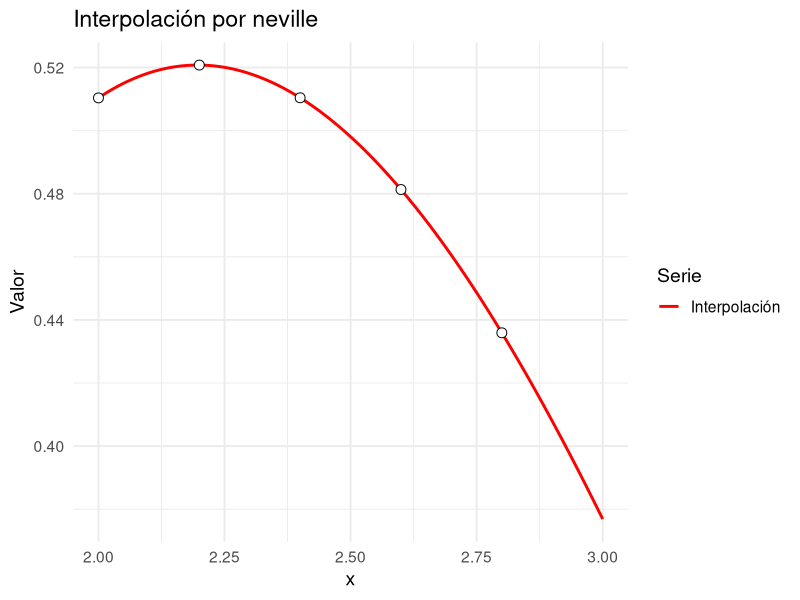
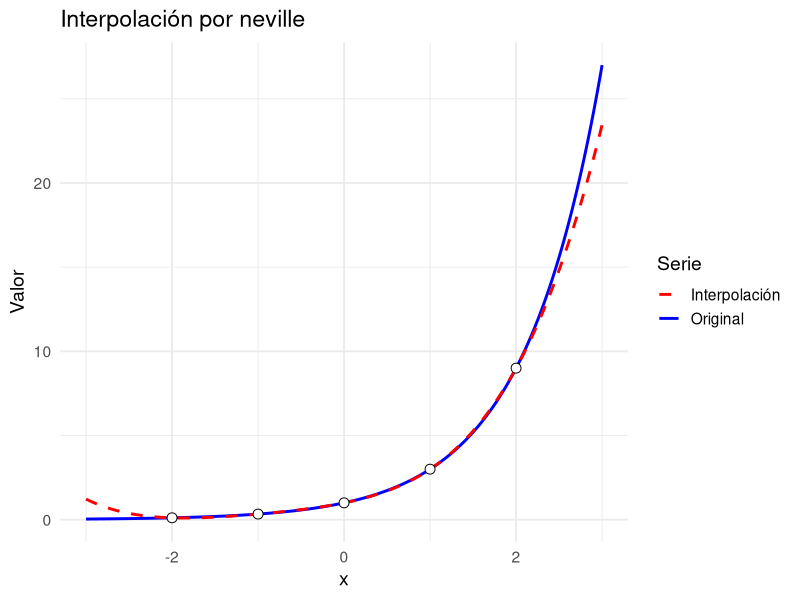

These figures' R source, in order: (Note: this script raises an error after producing the figures.)
library(tidyverse)

# Neville: interpolacion en un punto x a partir de un vector de nodos (xi) y otro de valores (f(xi))

# Retorna una lista con el valor interpolado y la matriz completa Q (la que posee todos los polinomios utilizados para la construccion del polinomio completo)

neville <- function(nodos, valores, x) {
  stopifnot(is.numeric(nodos),
            is.numeric(valores),
            length(nodos) == length(valores))
  n <- length(nodos)
  Q <- matrix(NA_real_, nrow = n, ncol = n)
  
  # Columna inicial con valores de Y
  Q[, 1] <-  valores
  
  # Construccion de la tabla de Neville
  for (i in 2:n) {
    for (j in 2:i) {
      numerador <- ((x - nodos[i - j + 1]) * Q[i, j - 1] - (x - nodos[i]) * Q[i -
                                                                                1, j - 1])
      denominador <- nodos[i] - nodos[i - j + 1]
      Q[i, j] <-  numerador / denominador
    }
  }
  return(list(valor = Q[n, n], tabla = Q))
}

equis <- c(2, 2.2, 2.4, 2.6, 2.8)
ye <- c(0.5103757, 0.5207843, 0.5104147, 0.4813306, 0.4359160)

neville(equis, ye, 2.5)

graficar.polinomio <- function(nodos,
                               a,
                               b,
                               metodo,
                               f = NULL,
                               valores = NULL,
                               df = NULL,
                               derivadas.clamped = NULL) {
  stopifnot(is.numeric(nodos), length(nodos) >= 2)
  # Validación: exactamente uno de f o valores
  if (is.null(f) == is.null(valores)) {
    stop("Debe proveer exactamente uno: 'f' (función) o 'valores' (numérico).")
  }
  # Obtener valores en nodos según el caso
  if (!is.null(f)) {
    stopifnot(is.function(f))
    valores_nodos <- f(nodos)
  } else {
    stopifnot(is.numeric(valores), length(valores) == length(nodos))
    valores_nodos <- valores
  }
  
  # Derivadas (opcional). Acepta función o vector numérico.
  derivadas_nodos <- NULL
  if (!is.null(df)) {
    if (is.function(df)) {
      derivadas_nodos <- df(nodos)
    } else if (is.numeric(df)) {
      stopifnot(length(df) == length(nodos))
      derivadas_nodos <- df
    } else {
      stop("`df` debe ser función o vector numérico de derivadas en los nodos.")
    }
  }
  
  # Wrapper vectorizado para el método (con o sin derivadas)
  if (!is.null(derivadas_nodos)) {
    H <- function(x)
      vapply(x, function(xx)
        metodo(nodos, valores_nodos, derivadas_nodos, xx)$valor, numeric(1))
  } else {
    if(is.null(derivadas.clamped)){
      H <- function(x)
        vapply(x, function(xx)
          metodo(nodos, valores_nodos, xx)$valor, numeric(1))
    } else{
      H <- function(x)
        vapply(x, function(xx)
          spline.sujeto(nodos, valores_nodos, derivadas.clamped, xx)$valor, numeric(1))
    }
  }
  
  # Malla y data frames
  xi <- seq(a, b, length.out = 400)
  df_plot <- data.frame(x  = xi,
                        Hx = H(xi),
                        fx = if (!is.null(f))
                          f(xi)
                        else
                          NA_real_)
  df_nodos <- data.frame(x = nodos, y = valores_nodos)
  
  # Gráfico: con f (dos curvas) o solo interpolación
  p <- ggplot(df_plot, aes(x = x))
  if (!is.null(f)) {
    p <- p +
      geom_line(aes(y = fx, color = "Original"), linewidth = 1) +
      geom_line(aes(y = Hx, color = "Interpolación"),
                linewidth = 1,
                linetype = "dashed") +
      scale_color_manual(values = c(
        "Original" = "blue",
        "Interpolación" = "red"
      ))
  } else {
    p <- p +
      geom_line(aes(y = Hx, color = "Interpolación"), linewidth = 1) +
      scale_color_manual(values = c("Interpolación" = "red"))
  }
  p +
    geom_point(
      data = df_nodos,
      aes(x = x, y = y),
      shape = 21,
      size = 3,
      fill = "white"
    ) +
    labs(title = paste0("Interpolación por ", deparse(substitute(metodo))), y = "Valor", color = "Serie") +
    theme_minimal(base_size = 14)
}

graficar.polinomio(equis, 2, 3, neville, valores = ye)

nodos.x <- c(-2, -1, 0, 1, 2)
func <- function(x)
  3^x
der <- function(x)
  3^x * log(3)
nodos.y <- func(nodos.x)
deriv.y <- der(nodos.x)

neville(nodos.x, nodos.y, 0.3)

graficar.polinomio(nodos.x, -3, 3, neville, f = func)


# Lagrange.Newton: interpolacion en un punto x function# Lagrange.Newton: interpolacion en un punto x a partir de un vector de nodos y otro de valores

# Retorna una lista con el valor interpolado, la matriz para la construccion de los coeficientes, y un vector de los coeficientes del polinomio de lagrange

lagrange.newton <- function(nodos, valores, x) {
  stopifnot(is.numeric(nodos),
            is.numeric(valores),
            length(nodos) == length(valores))
  n <- length(nodos)
  Q <- matrix(NA_real_, nrow = n, ncol = n)
  
  Q[, 1] <- valores
  
  # Construccion de la tabla de diferencias de Newton
  for (i in 2:n) {
    for (j in 2:i) {
      numerador <- Q[i, j - 1] - Q[i - 1, j - 1]
      denominador <- nodos[i] - nodos[i - j + 1]
      Q[i, j] <-  numerador / denominador
    }
  }
  coeficientes <- diag(Q)
  
  valor = Q[1, 1]
  producto = 1
  
  for (i in 2:n) {
    producto <- producto * (x - nodos[i - 1])
    valor <- valor + coeficientes[i] * producto
  }
  return(list(
    valor = valor,
    tabla = Q,
    coeficientes = coeficientes
  ))
}

lagrange.newton(equis, ye, 2.5)
graficar.polinomio(nodos.x, func, -3, 3, lagrange.newton)

# Hermite.newton: interpolacion en un punto x a partir de un vector de nodos, otro de valores y otro de derivadas

# Retorna una lista con el valor interpolado, la matriz para la construccion de los  y un vector de los coeficientes

hermite.newton <- function(nodos, valores, derivadas, x) {
  stopifnot(
    is.numeric(nodos),
    is.numeric(valores),
    is.numeric(derivadas),
    length(nodos) == length(valores),
    length(nodos) == length(derivadas)
  )
  n <- length(nodos)
  
  Z <- numeric(2 * n)
  Q <- matrix(0, nrow = 2 * n, ncol = 2 * n)
  
  
  # Set-up inicial de la matriz
  for (i in 1:n) {
    z0 <- 2 * i - 1
    z1 <- 2 * i
    Z[z0] <- nodos[i]
    Z[z1] <- nodos[i]
    Q[z0, 1] <- valores[i]
    Q[z1, 1] <- valores[i]
    Q[z1, 2] <- derivadas[i]
    if (i != 1) {
      Q[z0, 2] <- (Q[z0, 1] - Q[z0 - 1, 1]) / (Z[z0] - Z[z0 - 1])
    }
  }
  # Rellenar el resto de la matriz a partir de estos valores
  for (i in 3:(2 * n)) {
    for (j in 3:i) {
      Q[i, j] <- (Q[i, j - 1] - Q[i - 1, j - 1]) / (Z[i] - Z[i - j + 1])
    }
  }
  
  coeficientes <- diag(Q)
  
  valor <- Q[1, 1]
  producto <- 1
  
  for (i in 2:(2 * n)) {
    producto <- producto * (x - Z[i - 1])
    valor <- valor + coeficientes[i] * producto
  }
  return(list(
    valor = valor,
    tabla = Q,
    coeficientes = coeficientes
  ))
}

hermite.newton(nodos.x, nodos.y, deriv.y, 0.5)

graficar.polinomio(nodos.x, func, -5, 5, hermite.newton, der)
graficar.polinomio(c(0, pi / 2, pi, 3 * pi / 2, 2 * pi), function(x)
  sin(x), -0, 8, hermite.newton, function(x)
    cos(x))

graficar.polinomio(c(1, 5, 10, 20), function(x)
  x^10 - x^5 + 1000, 0, 30, hermite.newton, function(x)
    10 * x^9 - 5 * x^4)

# spline.natural: funcion que calcula la interpolacion por splines a partir de unos nodos y sus valores

# Retorna los valores de los coeficientes a, b, c, d de cada una de las n-1 ecuaciones generadas
spline.natural <- function(nodos, valores, x) {
  # Note que los valores de a corresponden a los valores de los nodos en la funcion, por lo que cuando aparezca el vector "valores" se debe entender que equivale al vector "a"
  n <- length(nodos)
  
  h <- numeric(n - 1)
  alfa <- numeric(n - 1)
  alfa[1] <- 0
  
  # Paso 1 y 2: definir los h's y alfas
  for (i in 1:(n - 1)) {
    h[i] <- nodos[i + 1] - nodos[i]
    if (i != 1) {
      alfa[i] <- (3 / h[i]) * (valores[i + 1] - valores[i]) - (3 / h[i - 1]) *
        (valores[i] - valores[i - 1])
    }
  }
  
  #Paso 3: definir valores iniciales de l, m, y z
  l <- numeric(n) # creo que el tamano de esto puede ser n-1
  l[1] <- 1
  m <- numeric(n - 1)
  m[1] <- 0
  z <- numeric(n) # creo que el tamano de esto puede ser n-1
  z[1] <- 0
  
  # Paso 4: rellenar vectores l, m, z
  for (i in 2:(n - 1)) {
    l[i] <- 2 * (nodos[i + 1] - nodos[i - 1]) - h[i - 1] * m[i - 1]
    m[i] <- h[i] / l[i]
    z[i] <- (alfa[i] - h[i - 1] * z[i - 1]) / l[i]
  }
  
  # Paso 5: definir valores finales
  l[n] <- 1 #creo que esto no hace falta
  z[n] <- 0 #esto tampoco
  c <- numeric(n)
  c[n] <- 0
  b <- numeric(n)
  d <- numeric(n)
  
  # Paso 6: sustitucion hacia atras
  for (j in (n - 1):1) {
    c[j] <- z[j] - m[j] * c[j + 1]
    b[j] <- (valores[j + 1] - valores[j]) / h[j] - (h[j] / 3) * (c[j + 1] +
                                                                   2 * c[j])
    d[j] <- (c[j + 1] - c[j]) / (3 * h[j])
  }
  
  # Paso extra: evaluar la interpolacion en el punto x especificado
  
  ## Encontramos los dos nodos que estan prensando al intervalo
  indice <- NULL
  for (i in 1:(n - 1)) {
    if (x >= nodos[i] && x < nodos[i + 1]) {
      indice <- i
    }
  }
  if(x == nodos[n]){
    indice <- n
  }
  if (is.null(indice)) {
    return("El valor de interpolacion debe estar entre dos nodos")
  }
  ## evaluamos en la funcion asociada
  
  valor <- valores[indice] + b[indice] * (x - nodos[indice]) + c[indice] * (x - nodos[indice])^2 + d[indice] * (x - nodos[indice])^3
  
  return(list(
    a = valores,
    b = b,
    c = c,
    d = d,
    valor = valor
  ))
}
spline.natural(c(-2, -1, 0, 1, 2), c(exp(-2), exp(-1), 1, exp(1), exp(2)), 1.1)



# spline.sujeto: funcion que calcula la interpolacion por splines a partir de unos nodos y sus valores

# Retorna los valores de los coeficientes a, b, c, d de cada una de las n-1 ecuaciones generadas
spline.sujeto <- function(nodos, valores, derivadas, x) {
  # Note que los valores de a corresponden a los valores de los nodos en la funcion, por lo que cuando aparezca el vector "valores" se debe entender que equivale al vector "a"
  stopifnot(length(derivadas) == 2)
  n <- length(nodos)
  
  h <- numeric(n - 1)
  alfa <- numeric(n)
  
  # Paso 1 y 2: definir los h's y alfas
  for (i in 1:(n - 1)) {
    h[i] <- nodos[i + 1] - nodos[i]
    if (i != 1) {
      alfa[i] <- (3 / h[i]) * (valores[i + 1] - valores[i]) - (3 / h[i - 1]) *
        (valores[i] - valores[i - 1])
    }
  }
  
  alfa[1] <- 3 * ((valores[2] - valores[1]) / h[1] - derivadas[1])
  alfa[n] <- 3 * (derivadas[2] - (valores[n] - valores[n - 1]) / h[n - 1])
  
  #Paso 3: definir valores iniciales de l, m, y z
  l <- numeric(n) # creo que el tamano de esto puede ser n-1
  l[1] <- 2 * h[1]
  m <- numeric(n - 1)
  m[1] <- 1 / 2
  z <- numeric(n) # creo que el tamano de esto puede ser n-1
  z[1] <- alfa[1] / l[1]
  
  # Paso 4: rellenar vectores l, m, z
  for (i in 2:(n - 1)) {
    l[i] <- 2 * (nodos[i + 1] - nodos[i - 1]) - h[i - 1] * m[i - 1]
    m[i] <- h[i] / l[i]
    z[i] <- (alfa[i] - h[i - 1] * z[i - 1]) / l[i]
  }
  
  # Paso 5: definir valores finales
  l[n] <- h[n - 1] * (2 - m[n - 1])
  z[n] <- (alfa[n] - h[n - 1] * z[n - 1]) / l[n]
  c <- numeric(n)
  c[n] <- z[n]
  b <- numeric(n)
  d <- numeric(n)
  
  # Paso 6: sustitucion hacia atras
  for (j in (n - 1):1) {
    c[j] <- z[j] - m[j] * c[j + 1]
    b[j] <- (valores[j + 1] - valores[j]) / h[j] - (h[j] / 3) * (c[j + 1] + 2 * c[j])
    d[j] <- (c[j + 1] - c[j]) / (3 * h[j])
  }
  
  # Paso extra: evaluar la interpolacion en el punto x especificado
  
  ## Encontramos los dos nodos que estan prensando al intervalo
  indice <- NULL
  for (i in 1:(n - 1)) {
    if (x >= nodos[i] && x < nodos[i + 1]) {
      indice <- i
    }
  }
  if (x == nodos[n]) {
    indice <- n
  }
  if (is.null(indice)) {
    return("El valor de interpolacion debe estar entre dos nodos")
  }
  ## evaluamos en la funcion asociada
  
  valor <- valores[indice] + b[indice] * (x - nodos[indice]) + c[indice] * (x - nodos[indice])^2 + d[indice] * (x - nodos[indice])^3
  
  return(list(
    a = valores,
    b = b,
    c = c,
    d = d,
    valor = valor
  ))
}

spline.sujeto(c(1, 2, 3), c(2, 3, 5), c(2, 1), 2.5)
graficar.polinomio(nodos = c(1, 2, 3), 1, 3, spline.sujeto, valores = c(2, 3, 5), derivadas.clamped = c(2,1))


graficar.polinomio(c(-2, -1, 0, 1, 2), -2, 2, neville, function(x) tanh(x))
graficar.polinomio(c(-2, -1, 0, 1, 2), -2, 2, lagrange.newton, function(x) tanh(x))
graficar.polinomio(c(-2, -1, 0, 1, 2), -2, 2, hermite.newton, f = function(x) tanh(x), df = function(x) 1/cosh(x))
graficar.polinomio(c(-2, -1, 0, 1, 2), -2, 2, spline.natural, function(x) tanh(x))
graficar.polinomio(c(-2, -1, 0, 1, 2), -2, 2, spline.sujeto, f = function(x) tanh(x), derivadas.clamped = c(1/cosh(-2), 1/cosh(2)))


sistema.minimos <- function(nodos, valores, n){
  stopifnot(is.numeric(nodos), is.numeric(valores),
            length(nodos) == length(valores),
            is.numeric(n), n >= 0, n < length(nodos))
  m <- length(nodos)
  A <- matrix(NA_real_, nrow = n + 1, ncol = n + 1)
  B <- numeric(n + 1)
  for (j in 0:n){
    for (k in 0:n) {
      A[j + 1, k + 1] <- sum(nodos^(j + k)) 
    }
    B[j + 1] <- sum(nodos^(j) * valores)
  }
  return(list(A = A, B = B))
}

ajuste.minimos.cuadrados <- function(nodos, valores, n, a, b){
  stopifnot(is.numeric(nodos), is.numeric(valores),
            length(nodos) == length(valores),
            is.numeric(a), is.numeric(b), a < b,
            is.numeric(n), n >= 0)
  sistema <- sistema.minimos(nodos, valores, n)
  
  coef <- as.numeric(solve(sistema$A, sistema$B))
  
  # Polinomio ajustado
  f_hat <- function(z) vapply(z, function(zz) sum(coef * zz^(0:n)), numeric(1))
  
  # Datos para el gráfico
  xi <- seq(a, b, length.out = 400)
  df_plot <- data.frame(x = xi, Hx = f_hat(xi))
  df_pts  <- data.frame(x = nodos, y = valores)
  
  # Gráfico 
  p <- ggplot(df_plot, aes(x = x)) +
    geom_line(aes(y = Hx, color = "Ajuste (MC)"),
              linewidth = 1, linetype = "dashed") +
    scale_color_manual(values = c("Ajuste (MC)" = "red")) +
    geom_point(data = df_pts, aes(x = x, y = y),
               shape = 21, size = 3, fill = "white") +
    labs(title = paste0("Interpolación por ajuste de\nmínimos cuadrados (grado ", n, ")"),
         y = "Valor", color = "Serie") +
    theme_minimal(base_size = 14)
  
  print(p)
  invisible(list(coeficientes = coef, f_ajuste = f_hat, grafico = p))
}


sistema.minimos.integrados <- function(a, b, f, n){
  A <- matrix(NA_real_, nrow = n + 1, ncol = n + 1)
  B <- numeric(n + 1)
  
  for (j in 0:n) {
    for (k in 0:n) {
      A[j + 1, k + 1] <- integrate(function(x) x^(j + k), a, b)$value
    }
    B[j + 1] <- integrate(function(x) f(x) * x^j, a, b)$value
  }
  return(list(A = A, B = B))
}

ajuste.minimos.cuadrados.integrados <- function(a, b, f, n){
  sistema <- sistema.minimos.integrados(a, b, f, n)
  
  coef <- as.numeric(solve(sistema$A, sistema$B))
  
  # Polinomio ajustado
  f_hat <- function(z) vapply(z, function(zz) sum(coef * zz^(0:n)), numeric(1))
  
  # Datos para el gráfico
  xi <- seq(a, b, length.out = 400)
  df_plot <- data.frame(x = xi, Hx = f_hat(xi), fx = f(xi))

  # Gráfico 
  p <- ggplot(df_plot, aes(x = x)) +
    geom_line(aes(y = fx, color = "Original"), linewidth = 1) +
    geom_line(aes(y = Hx, color = "Ajuste (MC)"),
              linewidth = 1, linetype = "dashed") +
    scale_color_manual(values = c("Ajuste (MC)" = "red", "Original" = "blue")) +
    labs(title = paste0("Interpolación por ajuste de\nmínimos cuadrados (grado ", n, ")"),
         y = "Valor", color = "Serie") +
    theme_minimal(base_size = 14)
  
  invisible(list(coeficientes = coef, f_ajuste = f_hat, grafico = p))
}

ajuste.minimos.cuadrados.integrados(-1,1, function(x) cos(pi * x),2)
